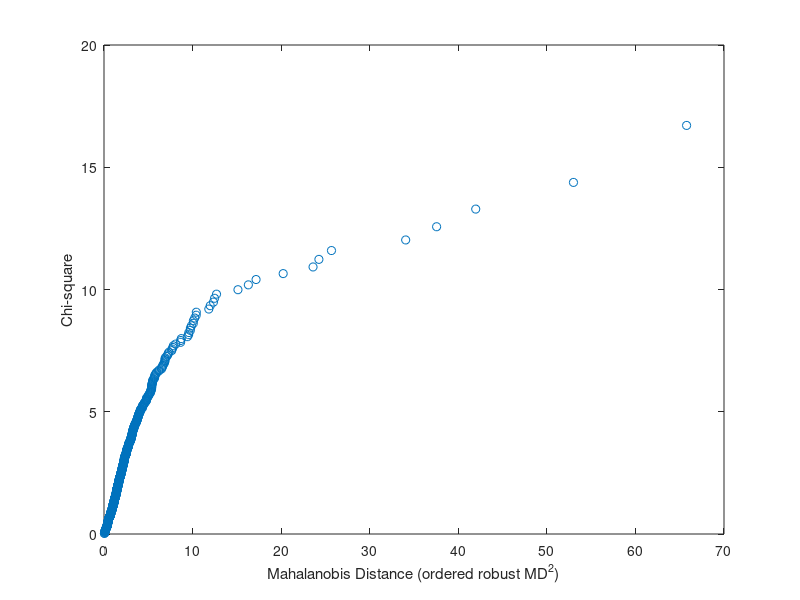

Reproduce this figure in MATLAB. (Note: this script raises an error after producing the figure.)
% X=i_example_data;
load example_data.mat X

%%
Di=sqrt(mahal(X,X));
[Di2,idx] = sort(Di.^2);
[n,m]=size(X);

p=((1:n)-0.5)./n;
y_chi2 = chi2inv(p,m)';
figure;
plot(Di2,y_chi2,'o')
xlabel('Mahalanobis Distance (ordered robust MD^2)')
ylabel('Chi-square')
idx([617 616])

%%
addpath('LIBRA_20160628');
[rew] = mcdcov(X,'plots',0);

d_classical = pdist2(X,mean(X),'mahalanobis');

figure; 
scatter3(rew.md, Di, d_classical, 'o')
box on
grid on


%% new function ROBUSTCOV since v2016a
[sig,mu,mah,outliers,s] = robustcov(X);
figure; 
plot(rew.rd, mah,'o')


%%

tic
for k=1:50, [rew] = mcdcov(X,'plots',0); end
toc

tic
for k=1:50, [sig,mu,mah] = robustcov(X); end
toc

%%
%Note that

mahal(X,Y)

%is equivalent to

pdist2(X,mean(Y),'mahalanobis',cov(Y).^2)

%%
%{
function X=i_example_data()
X=[0.246860078	2.3887628	2.241773
1.214912744	2.5095993	2.6946272
-0.020202707	1.7209793	1.6193882
1.363537374	3.3945084	4.0859763
-0.84397007	1.8293763	0.6830968
1.528227857	3.8565103	4.3567088
-0.287682072	2.1587147	1.7404662
-0.597837001	1.7137979	0.7839015
0.518793793	2.3025851	2.4595888
0.113328685	2.2246236	2.5802168
0.3074847	1.7387102	1.6620304
0.928219303	3.4436181	3.9852735
0.157003749	1.9358598	1.3987169
0.609765572	3.4045252	3.7681526
1.578978705	3.8607297	4.6051702
0.254642218	2.2137539	2.2278615
0.425267735	2.3025851	2.1724764
0.698134722	3.049273	3.4242627
-0.287682072	1.5151272	1.3083328
0.683096845	3.1354942	3.5322256
1.371180723	3.6082116	4.2570301
-0.139262067	2.1174596	2.1114246
-0.198450939	2.1270405	1.9837563
-0.094310679	2.0681278	1.2354715
0.076961041	2.3223877	2.587764
-0.139262067	2.3418058	2.4159138
1.504077397	3.2347492	3.5695327
4.037774211	7.8038433	7.1066061
1.768149604	4.4296256	5.0998664
0.667829373	2.0630581	2.1724764
1.986503546	4.6021657	5.0814044
-0.186329578	2.0438144	1.458615
0.292669614	3.049273	3.2503745
1.662030363	2.4765384	2.442347
4.428433007	7.5336937	7.4899709
0.936093359	1.8033586	1.9315214
0.631271777	1.7387102	1.408545
-0.235722334	2.4248027	2.501436
1.095273387	3.875359	4.308111
0.405465108	1.6213665	1.7065646
0.97455964	2.0438144	1.7334239
0.955511445	1.9242487	1.8261609
-0.967584026	1.508512	1.6014057
0.385262401	2.8033604	2.9069011
-0.430782916	1.7698546	1.413423
-0.010050336	1.5475625	1.3737156
0.625938431	1.798404	1.8687205
1.526056303	4.245634	4.8520303
2.156402583	4.7957905	5.2678582
0.148420005	2.3795461	2.7080502
1.780024213	4.7706846	5.1357984
-0.544727175	1.7664417	1.3402504
-0.198450939	2.1667654	1.0188473
0.463734016	2.9123507	3.1354942
-0.562118918	1.7474592	1.6992786
-0.094310679	2.0869136	1.6695918
0.270027137	2.1916535	2.1210632
0.609765572	2.2762411	2.3795461
0.371563556	2.5336968	3.0007198
0.246860078	2.4595888	1.9065751
0.97455964	3.4531571	3.5945688
0.039220713	1.8625285	1.7351891
1.756132292	3.9908342	4.8520303
1.410986974	3.9435217	4.5086593
0.058268908	2.1667654	1.6882491
0.90016135	1.8405496	1.974081
4.564348191	7.9655456	7.9655456
0.223143551	2.5257286	2.3978953
0.122217633	2.2016592	2.225704
-1.203972804	1.773256	0.8329091
0.708035793	2.7788193	3.2347492
1.050821625	2.0294632	1.9558605
0.476234179	1.9878743	2.1747517
-0.798507696	1.5810384	1.141033
3.808882247	8.3138523	7.3963353
1.101940079	3.0056826	3.4404181
0.500775288	2.442347	2.5726122
0.425267735	2.3795461	2.587764
-0.274436846	1.6014057	1.0952734
-0.094310679	2.0347056	1.8099268
0.722705983	2.5095993	2.442347
0.58221562	2.8507065	2.7212954
1.961502244	4.2766661	5.049856
1.888583654	3.421	3.6635616
0.662687973	1.8468788	1.8131947
-0.274436846	2.144761	2.1282317
3.987130478	7.2584122	7.6870802
0.277631737	3.0155349	3.2619353
0.524728529	3.1045867	3.3775875
1.633154439	2.8449094	1.5040774
0.620576488	3.1398326	3.3707382
1.983756292	4.3161539	4.7095302
-0.415515444	2.0162355	1.8245493
0.09531018	2.4680995	2.1961128
1.693779061	2.8564702	2.9123507
0.862889955	2.2343063	2.8678989
-0.301105093	1.7884206	1.2178757
-0.274436846	2.1282317	1.798404
-0.235722334	2.0781908	2.0001277
-0.223143551	1.7083779	1.4724721
-0.261364764	1.7439688	1.406097
-0.776528789	1.8916048	1.4724721
-0.776528789	2.1353492	1.6992786
-0.15082289	1.8733395	1.1281711
0.518793793	2.1587147	1.8421357
0.867100488	2.4069451	2.1882959
-0.46203546	1.8625285	0.891998
0.322083499	1.9139771	1.7155981
0.148420005	1.7227666	1.4445633
0.770108222	1.8099268	1.6752257
-0.446287103	2.3125354	1.893112
-0.061875404	1.9810015	1.7917595
0.476234179	2.8678989	3.3178158
1.549687908	2.9177707	3.3534067
3.117949906	5.7037825	6.3368257
3.020424886	5.913503	5.9939614
1.706564623	3.4719665	3.8999504
-0.356674944	2.0930979	1.6563215
-0.105360516	2.3978953	2.5494452
1.605429891	3.9298629	4.6249728
0.708035793	2.5572273	2.2512918
0.482426149	2.8622009	3.4404181
0.131028262	2.4336134	2.3795461
0.598836501	2.501436	2.5726122
0.438254931	2.4248027	2.6672282
1.497388409	1.4951488	1.6563215
1.111857515	2.1294215	2.4849066
-0.274436846	1.5539252	1.3532545
0.262364264	2.4680995	2.8678989
0.91228271	1.7334239	1.6677068
0.039220713	2.6741486	3.034953
-0.198450939	1.9487632	1.4398351
1.556037136	2.442347	2.4159138
0.343589704	2.6946272	3.152736
-0.356674944	1.899118	2.0655961
-0.713349888	1.9050882	1.3887912
0.3074847	1.9699057	2.0528409
0.678033543	2.4248027	2.6246686
0.19062036	2.5952547	2.74084
0.31481074	1.8578593	1.6370531
1.064710737	2.3795461	2.4336134
0.029558802	1.7647308	1.1817272
-0.967584026	2.0347056	1.0043016
2.727852828	5.2203558	5.9454206
2.039920784	4.8520303	5.2983174
0.506817602	2.1459313	2.1353492
0.019802627	2.008214	2.0489823
1.396244692	3.6480575	4.1190372
-0.139262067	1.9796212	1.3110319
-0.693147181	1.7316555	1.3350011
1.160020917	2.5952547	2.944439
0.418710335	3.1738785	3.4499875
-0.287682072	2.1365305	1.8293763
0.698134722	1.796747	2.5494452
0.285178942	2.0528409	1.7491999
2.252343877	4.6634391	5.3423343
0.19062036	2.6246686	2.8390785
-0.186329578	1.5851452	1.2089603
0.039220713	1.6331544	1.401183
0.657520003	2.0268316	2.0373166
2.517696473	5.3936275	5.7525726
-0.891598119	1.8325815	0.5538851
1.373715579	3.314186	3.8220983
2.341805806	5.2040067	5.5053315
1.061256502	3.314186	3.7773481
1.105256831	2.2669579	2.3887628
-0.139262067	2.4680995	2.6318888
0.737164066	0.9895412	0.6830968
1.60743591	3.9396382	4.5788262
2.252343877	4.7957905	5.420535
0.512823626	2.5336968	3.1311369
0.277631737	2.5649494	2.6946272
3.671224519	6.0913099	6.4785096
0.431782416	2.0175661	1.8547343
-0.562118918	1.6974488	1.0952734
1.01884732	2.4248027	2.4069451
0.609765572	2.2148462	1.9906103
-0.328504067	2.5257286	1.255616
0.009950331	2.2945529	2.0893919
0.31481074	1.856298	1.8961195
-0.072570693	1.773256	1.3584092
0.246860078	2.5095993	1.9600948
0.058268908	1.9810015	1.6695918
-0.562118918	1.8033586	1.401183
0.494696242	1.8855533	1.763017
0.444685821	2.2115657	2.1529243
1.172482137	3.2228678	3.7086821
-1.272965676	2.7013612	0.8544153
0.631271777	2.1365305	1.8341802
1.486139696	2.6672282	3.3638416
-0.798507696	1.5686159	1.2383742
1.638996715	2.0617866	2.3223877
-0.634878272	1.7369512	1.1085626
0.996948635	1.7578579	2.0028304
0.698134722	2.8848007	2.9177707
0.631271777	2.9123507	3.339322
2.006870849	4.8441871	5.241747
1.00063188	2.7663191	2.9231616
0.2390169	2.7911651	2.9856819
-0.248461359	1.7137979	1.0919233
-1.078809661	1.8946169	0.5709795
0.405465108	2.8848007	3.3809947
0.412109651	2.1029139	2.0281482
0.285178942	2.0268316	1.9501867
1.350667183	2.1598688	2.1905356
-0.371063681	1.9878743	1.8718022
0.019802627	2.0122328	1.7783364
1.460937904	3.7281002	4.4450014
0.746687947	2.5649494	3.254243
0.587786665	1.5040774	1.0818052
0.067658648	2.2834023	1.6695918
-0.020202707	2.4765384	2.5726122
0.970778917	2.541602	2.9957323
0.148420005	2.3125354	2.5257286
-0.916290732	1.8309802	1.2753628
-0.186329578	1.9125011	1.8547343
0.662687973	2.3418058	2.6741486
0.378436436	2.0489823	2.0268316
-0.223143551	1.899118	1.8115621
0.329303747	2.7663191	3.1223649
1.249901736	2.2407097	2.4595888
0.779324877	2.442347	2.6318888
0.336472237	2.3513753	2.501436
-0.139262067	2.2586332	1.6845454
0.19062036	2.3125354	2.1644718
0.067658648	2.2321626	1.6752257
-0.162518929	2.6878475	2.8678989
0.810930216	3.4719665	3.7424202
-0.040821995	2.3795461	2.5176965
0.425267735	2.4932055	2.3887628
0.329303747	1.8357764	2.0228712
2.587764035	3.6506582	4.0656021
0.904218151	2.5176965	2.944439
0.722705983	2.0215476	1.796747
1.211940974	3.6712245	4.3515674
0.506817602	3.1398326	3.3707382
1.061256502	2.0241931	1.6292405
-0.891598119	1.9286187	0.9593502
0.412109651	2.8390785	2.7663191
0.548121409	2.1210632	1.4492692
1.283707772	1.7101878	1.8718022
1.865629318	3.6838669	4.2710951
0.652325186	2.9549103	3.4078419
0.625938431	2.0643279	1.7298841
0.593326845	2.1282317	1.974081
0.783901544	3.5723456	3.914021
0.438254931	3.2657594	3.4904285
1.497388409	2.0320878	2.3321439
1.848454813	4.3188206	5.0562458
1.187843422	3.5723456	4.130355
0.165514438	2.2460147	2.0794415
-0.051293294	2.0320878	2.0605135
-1.46967597	1.7749524	0.5306283
0.862889955	1.9183921	1.8961195
0.970778917	2.7850112	2.9704145
-0.916290732	1.5496879	0.8109302
2.509599262	4.9199809	5.4071718
2.406945108	4.3320483	4.6634391
0.792992516	1.8733395	1.7101878
0.058268908	1.9387417	1.5560371
-0.235722334	1.8946169	0.9360934
1.887069649	4.4414741	5.0238805
2.091864062	3.7062281	4.0792309
0.329303747	3.0445224	3.314186
0.518793793	2.9285235	3.0445224
0.482426149	2.360854	2.2721259
0.625938431	2.9069011	3.4995333
0.438254931	2.4336134	2.1792869
0.688134639	3.1045867	3.4045252
0.760805829	1.8764069	2.1564026
0.548121409	2.3418058	2.6672282
0.048790164	2.0630581	1.512927
-0.634878272	1.7544037	1.442202
0.982078472	3.5204608	3.9721769
0.524728529	2.1329823	2.6026897
2.219203484	4.5829246	5.4116461
-1.139434283	1.7526721	0.891998
0.518793793	3.2386785	3.6000482
0.542324291	3.049273	3.5025499
-0.287682072	1.9615022	1.7191888
1.501852702	2.222459	2.4510051
1.305626458	3.7400477	4.1651136
-0.562118918	1.8066481	1.332366
-0.616186139	1.9065751	1.258461
0.231111721	1.6428727	1.5560371
0	2.2202899	2.0906287
-0.301105093	1.3428648	0.9282193
-0.385662481	1.9444806	1.7715568
1.283707772	2.0028304	1.9810015
1.022450928	3.1696856	2.4680995
0.039220713	2.3125354	2.4680995
0.652325186	2.7212954	3.4144426
0.405465108	2.7788193	3.1045867
-0.527632742	2.0881535	1.8764069
0.955511445	3.0540012	3.4372078
0.076961041	1.899118	1.2208299
-1.237874356	1.974081	0.7275486
0.963174318	3.2657594	3.693867
1.809926773	3.0773123	3.2188758
1.00795792	2.2710944	1.9699057
-0.916290732	1.7404662	0.7654678
-0.139262067	2.1029139	1.9050882
0.951657876	3.2995337	3.9376908
2.079441542	4.1759245	4.9767337
0.231111721	2.6946272	3.0726933
-0.261364764	1.879465	1.9213247
-0.210721031	1.8779372	1.879465
-0.356674944	2.2955605	2.1114246
0.792992516	2.360854	2.4248027
-0.274436846	1.8547343	1.3029128
2.93385687	5.6419071	6.369901
1.278152203	2.8564702	2.7080502
-0.094310679	2.4248027	2.4069451
-0.653926467	1.7474592	1.6253113
0.2390169	2.2659211	2.3513753
1.283707772	2.3223877	2.4849066
-0.84397007	1.7491999	1.5325569
1.187843422	2.1114246	2.0844291
0.463734016	1.8277699	1.9459101
0.418710335	2.944439	3.2771447
0.343589704	1.7491999	1.6900958
0.122217633	2.3887628	2.3223877
0.076961041	2.2565412	2.1758874
0.652325186	3.1441523	3.6323091
1.147402453	2.1838016	1.9974177
2.301584593	4.7273878	5.3612922
-1.021651248	1.974081	1.1151416
-0.415515444	1.6695918	1.4158532
1.60341984	2.5649494	2.8154087
0.048790164	2.4680995	2.6741486
0.131028262	1.9315214	1.7137979
0.598836501	2.241773	1.8961195
1.541159072	4.0859763	4.4682043
3.360375387	5.5254529	6.3261495
1.60743591	4.2355547	4.7449321
0.262364264	2.2731563	2.4248027
-0.020202707	2.1222615	1.7850705
-0.010050336	1.974081	1.5062972
-0.174353387	2.0992442	2.0869136
-0.400477567	1.7715568	1.286474
1.437462648	2.9704145	3.2228678
-0.328504067	2.1435894	1.8640801
1.609437912	3.813307	4.5538769
1.44926916	3.8394523	4.4531838
0.970778917	3.0106209	3.3068867
0.959350221	3.0007198	3.3978585
0.476234179	2.501436	2.7146947
-0.210721031	1.7833912	1.5748465
0.451075619	2.1282317	2.6810215
-0.198450939	1.974081	1.4609379
0.131028262	1.9459101	1.5151272
1.156881197	3.4468079	3.9396382
0.593326845	2.5257286	2.9601051
-0.020202707	2.4932055	2.4336134
0.343589704	2.3418058	2.0693912
0.593326845	2.3418058	2.7536607
0.285178942	2.8094027	3.1045867
-0.051293294	2.0202222	2.0347056
0.932164081	2.0781908	2.0028304
-0.356674944	2.0175661	2.1758874
0.542324291	2.2813615	2.2364453
-0.446287103	2.1882959	1.5062972
0.542324291	1.8196988	1.3480731
0.996948635	3.1484534	3.6216707
-0.478035801	1.8855533	1.4158532
0.223143551	1.9401795	1.5173226
0.678033543	2.7850112	3.1822118
0.371563556	2.2027648	2.6390573
1.479329227	3.8044378	4.3188206
-0.371063681	2.0268316	1.8484548
-0.446287103	1.8916048	1.2725656
0.530628251	2.8622009	3.1780538
1.071583616	2.4159138	2.4336134
-0.083381609	2.1246539	2.113843
-0.139262067	1.595339	1.5107219
1.229640551	1.9892433	2.4765384
-0.446287103	2.1234584	2.0476928
1.576914721	3.0397492	2.6946272
0.867100488	2.2375131	2.2596776
1.842135677	4.3148179	4.9487599
1.757857918	3.2921263	3.9815491
0.148420005	2.6173958	2.8791985
3.414442608	5.8348107	6.4907235
0.139761942	1.8809906	1.5623463
-0.46203546	1.8082888	0.9555114
0.262364264	2.7911651	3.08191
0.246860078	1.8916048	1.7011051
-0.174353387	1.8229351	1.6677068
0.615185639	1.7561323	1.8309802
0.810930216	1.6213665	1.2383742
0.641853886	2.5726122	3.0540012
0.989541194	2.4932055	2.9231616
0.512823626	2.3795461	2.4932055
-0.105360516	2.9069011	2.8848007
1.53686722	2.8213789	2.9069011
-0.510825624	1.9501867	1.7191888
-0.210721031	2.1435894	2.2752139
0.067658648	1.9315214	2.0856721
0.641853886	1.5993876	1.7850705
0.322083499	1.6292405	1.453953
0.741937345	2.7663191	2.9123507
1.766441661	4.0000339	4.3932138
1.477048724	3.5145261	4.2413268
0.019802627	1.7544037	1.4492692
-0.030459207	2.0731719	2.1210632
0.625938431	2.3223877	1.9213247
0.512823626	2.2915241	2.0241931
1.829376333	4.0306945	4.4601444
2.602689685	4.8598124	5.5529596
-1.078809661	1.5644405	0.7884574
-0.105360516	1.8900954	1.4255151
0.783901544	1.7209793	1.2499017
1.499623046	3.9740584	4.4624539
0.593326845	1.8309802	2.0175661
1.040276712	2.3795461	2.4069451
0.223143551	2.5176965	2.5726122
0.647103242	3.034953	3.3945084
-0.415515444	1.83737	1.2725656
-0.494296322	2.1270405	1.1314021
1.446918983	2.3025851	1.6919391
0.009950331	2.5095993	2.4069451
1.047318994	2.1938857	2.1667654
2.549445171	4.4555094	5.7203118
-0.371063681	1.8468788	1.5727739
1.983756292	4.4248466	5.0304379
-0.186329578	1.5644405	1.0818052
0.896088025	2.5572273	2.9177707
1.05431203	1.9242487	2.1701959
0.198850859	2.6672282	3.1398326
1.16938136	2.7725887	2.944439
2.63188884	5.0751738	5.7203118
0.832909123	3.3603754	3.6913763
0.067658648	2.0175661	1.7029283
1.10856262	3.4011974	3.988984
-1.272965676	1.7783364	0.8064759
0.732367894	1.8840347	1.5706971
1.064710737	3.6609943	4.1557532
-0.994252273	1.7227666	1.3987169
-0.510825624	1.8261609	1.5107219
-0.223143551	1.6389967	1.5644405
0.565313809	2.3513753	2.2192035
-0.385662481	2.2159373	2.2844211
0.620576488	1.6134299	1.5040774
1.465567542	1.4492692	1.3837912
-0.494296322	2.036012	1.5040774
0.285178942	1.9501867	1.4327007
1.690095815	4.0673159	4.6913479
-0.820980552	1.9530276	0.5653138
-0.446287103	2.944439	0.662688
0.631271777	1.8916048	1.8687205
-1.560647748	1.61542	0.7178398
-0.010050336	1.9065751	1.5347144
-0.46203546	2.2995806	2.163323
1.229640551	3.1945831	3.8999504
1.1442228	3.0910425	3.6888795
-0.051293294	1.8900954	1.3558352
0.636576829	1.8855533	1.9657128
0.559615788	2.9601051	3.2108437
-0.261364764	2.1186623	2.1162555
-0.15082289	1.9139771	1.2753628
-0.430782916	2.1587147	1.4678743
1.091923301	2.4248027	2.2049723
1.504077397	3.0301337	3.462606
0.488580015	2.070653	2.2267834
0.636576829	3.0726933	3.6027768
0.2390169	1.903599	1.5623463
-0.083381609	2.501436	1.9657128
2.468099531	4.6634391	5.5093883
0.615185639	2.4510051	2.7972813
0.570979547	1.4701758	1.8453002
0.444685821	2.1041342	2.360854
1.10856262	2.3702437	1.8357764
2.17702187	2.4336134	2.8564702
1.147402453	2.5726122	2.4248027
-0.040821995	2.0819384	1.7783364
0.867100488	1.7316555	1.3164082
0.996948635	3.3463891	4.1026434
-1.46967597	2.2049723	0.4054651
-0.967584026	1.5644405	1.0715836
0.932164081	1.6582281	2.055405
-0.544727175	1.6620304	1.4883996
-0.198450939	1.5912739	1.5282279
2.046401688	4.1896547	5.062595
0.819779831	2.5257286	2.4680995
0.262364264	2.2721259	2.1317968
0.678033543	3.3707382	3.6609943
2.086913557	4.2499228	4.6913479
-0.162518929	2.6318888	2.4069451
-0.634878272	2.178155	2.2596776
0.770108222	2.0412203	2.3321439
0.536493371	1.8946169	1.8033586
1.609437912	2.7911651	2.2321626
1.150572028	2.1758874	2.5095993
-0.061875404	2.4932055	2.8735646
-0.083381609	1.8578593	1.1346227
0.647103242	2.2813615	2.055405
0.815364813	2.221375	2.3702437
-0.030459207	1.8870696	1.6937791
0.774727168	2.8959119	3.4275147
0.113328685	2.0781908	1.3812818
0.631271777	2.0980179	2.1529243
0.518793793	2.074429	2.1306098
1.040276712	1.686399	1.8196988
-0.186329578	2.225704	1.8437192
0.536493371	2.944439	3.2995337
-0.713349888	2.0967902	1.3837912
0.300104592	2.4159138	2.4932055
-0.510825624	2.2126604	2.1482677
1.749199855	4.2341065	4.804021
0.223143551	2.944439	3.2958369
-0.061875404	1.8840347	1.6054299
-0.415515444	2.3418058	2.244956
0.371563556	1.9699057	2.1610215
0.405465108	2.653242	3.0106209
1.131402111	1.5993876	1.8213183
-0.84397007	1.9516082	1.1118575
0.371563556	2.2289386	1.7298841
0.357674444	1.8609745	1.4158532
0.173953307	2.9014216	3.2884019
-0.867500568	1.61542	1.4398351
1.470175845	1.7664417	2.010895
0.076961041	2.1234584	2.4510051
0.832909123	3.5524868	3.8979241
1.220829921	2.1162555	2.1053529
-0.527632742	1.9050882	0.9282193
0.815364813	3.4750672	3.8088822
0.385262401	2.7850112	3.1179499
-0.544727175	1.9823798	1.3001917
-0.616186139	1.7029283	1.1755733
0.157003749	1.8748744	1.8809906
-0.867500568	1.6845454	1.0647107
0.392042088	2.2628042	2.4849066
-0.127833372	1.8916048	1.047319
-0.867500568	2.0592388	1.7561323
1.319085611	4.407938	4.6249728
0.506817602	2.7972813	3.2809112
0.451075619	2.0386195	1.8277699
0.09531018	2.4680995	2.501436
0.029558802	1.7101878	1.8748744
1.040276712	3.226844	3.8501476
-0.116533816	1.8066481	1.6992786
-0.287682072	2.6810215	2.0451089
2.140066163	4.4152196	5.2832037
-0.162518929	1.8640801	1.0331845
1.08180517	3.6609943	3.988984
0.451075619	1.9933388	2.0202222
0.2390169	2.8507065	3.034953
2.351375257	5.1474945	5.7651911
0.131028262	2.1126345	2.1270405
-0.186329578	1.9416152	1.0851893
0.131028262	2.4510051	2.3795461
0.470003629	2.3125354	2.3025851
-0.094310679	1.5325569	0.8796267
1.423108334	3.2884019	3.4904285
1.829376333	4.016383	4.6443909
-0.713349888	2.3513753	0.8878913
1.118414916	2.0001277	1.9358598
1.057790294	2.7212954	2.8735646
0.494696242	2.2027648	2.0856721
1.078409581	2.7013612	2.8678989
-0.174353387	1.5151272	1.2441546
0.741937345	2.1126345	1.6733512
0.182321557	2.0881535	1.9699057
-0.916290732	1.7155981	0.5187938
-0.527632742	1.4838747	0.8878913
0.652325186	1.8293763	1.6582281
3.520460802	5.9914645	6.9077553
-0.072570693	2.2554935	2.0489823
0.076961041	2.107786	1.7800242
1.499623046	3.034953	3.2580965
0.378436436	1.6900958	1.2725656
0.636576829	3.273364	3.6635616
1.93441577	2.9856819	2.9601051
1.05431203	2.8390785	3.462606
0.270027137	2.6100698	3.034953
0.760805829	2.1644718	1.5195132
-0.301105093	1.798404	1.1755733
0	2.3125354	1.974081
0.207014169	2.3795461	2.4932055
-0.051293294	2.2170272	2.3887628
0.246860078	2.8622009	2.9755296
0.770108222	3.049273	3.6189933
-0.248461359	2.1882959	2.2834023
1.54329811	3.7328963	4.2268337
-0.371063681	2.0135688	2.0579625
2.747270914	5.164786	5.9295891
0.500775288	1.903599	1.408545
1.363537374	3.7447871	4.366913
2.595254707	4.7621739	5.5490761
0.657520003	2.0756845	1.8389611
0.963174318	3.1135153	3.4995333
0.90016135	2.2813615	2.541602
0.009950331	2.0819384	1.7526721
0.91228271	3.2027464	3.8416005
0.512823626	3.3178158	3.6027768
0.548121409	1.5993876	1.7900914
-0.84397007	1.9987736	1.2029723
0.058268908	1.7457155	1.3454724
0.270027137	2.8848007	3.1223649
-0.030459207	1.7263317	1.7011051
0.587786665	1.6752257	1.8916048
0.058268908	2.138889	2.1412419
0.570979547	2.7146947	2.8213789
-0.010050336	2.5336968	2.2170272
0.587786665	1.7715568	1.8017098
0.148420005	2.0756845	1.8245493
-0.616186139	1.773256	1.6272778
0.182321557	2.6390573	2.8791985
0.122217633	2.4336134	2.7013612
0.916290732	3.4468079	4.1805223
0.207014169	2.8390785	3.0445224
0.548121409	2.7911651	2.3418058
3.202746443	6.40688	6.7226298
1.560247668	2.7725887	3.8774316
-0.994252273	1.1281711	0.5068176
1.69744879	4.0036902	4.5293685
0.88376754	2.9549103	3.7954892];
end
%}